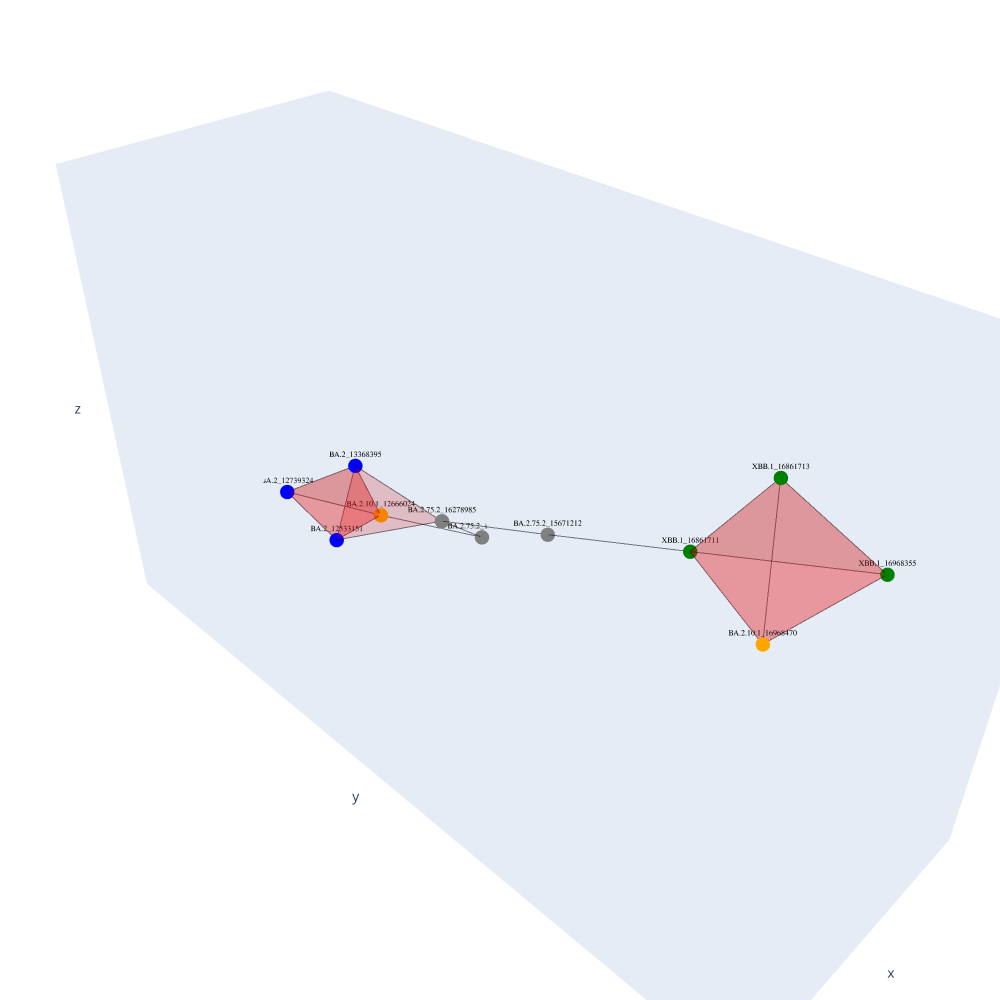

The notebook cell this image was saved under:
### Code cell
labels = [
    "BA.2.10.1_hCoV-19/Mexico/QUE-LANGEBIO_IMSS_14092/2023|EPI_ISL_16968470|2023-01-13",
    "BA.2.75.2_hCoV-19/Mexico/CMX_IBT_IMSS_9908/2022|EPI_ISL_15671212|2022-10-07",
    "BA.2.10.1_hCoV-19/Mexico/HID-INMEGEN-70-132/2022|EPI_ISL_12666024|2022-05-01",
    "BA.2.75.2_hCoV-19/Mexico/CMX-INMEGEN-95-310/2022|EPI_ISL_16278985|2022-12-12",
    "BA.2.75.2_hCoV-19/Mexico/MEX-INMEGEN-92x-18/2022|EPI_ISL_15608996|2022-09-25",
    "BA.2_hCoV-19/Mexico/BCN_CIAD-IMSS_202201050913/2022|EPI_ISL_12533151|2022-04-19",
    "BA.2_hCoV-19/Mexico/MEX_InDRE_FB13911_E_S13150/2022|EPI_ISL_12739324|2022-04-16",
    "BA.2_hCoV-19/Mexico/SIN_CIAD-MZT_HJ6105/2022|EPI_ISL_13368395|2022-05-25",
    "XBB.1_hCoV-19/Mexico/TAM_LANGEBIO_IMSS_13849/2022|EPI_ISL_16861713|2022-12-19",
    "XBB.1_hCoV-19/Mexico/TAM_LANGEBIO_IMSS_13854/2022|EPI_ISL_16861711|2022-12-19",
    "XBB.1_hCoV-19/Mexico/VER-LANGEBIO_IMSS_13979/2023|EPI_ISL_16968355|2023-01-23"
]
print("Visualizing 3D simplicial complex at filtration time 58")
visualize_simplicial_complex(simplex_tree, 58, vertex_names=format_labels(labels))

### Figure 1 — Plotly figure (JSON) as saved in the notebook; plotly's stock layout.template omitted (floating-point values rounded to 4 significant figures)
{"data": [{"hoverinfo": "none", "line": {"color": "rgba(0, 0, 0, 0.5)", "width": 2}, "mode": "lines", "type": "scatter3d", "x": [0.3696, 0.166, null, 0.3696, 0.2474, null, 0.3696, 0.1364, null, 0.02921, -0.1011, null, 0.02921, 0.166, null, -0.261, -0.3646, null, -0.261, -0.012, null, -0.261, -0.1416, null, -0.261, -0.06831, null, -0.1011, -0.1416, null, -0.1011, -0.012, null, -0.1011, -0.3646, null, -0.012, -0.06831, null, -0.012, -0.1416, null, -0.06831, -0.1416, null, 0.2474, 0.166, null, 0.2474, 0.1364, null, 0.166, 0.1364, null], "y": [0.9403, 0.6617, null, 0.9403, 0.8573, null, 0.9403, 1, null, 0.2053, -0.2811, null, 0.2053, 0.6617, null, -0.7367, -0.4073, null, -0.7367, -0.625, null, -0.7367, -0.6839, null, -0.7367, -0.9307, null, -0.2811, -0.6839, null, -0.2811, -0.625, null, -0.2811, -0.4073, null, -0.625, -0.9307, null, -0.625, -0.6839, null, -0.9307, -0.6839, null, 0.8573, 0.6617, null, 0.8573, 1, null, 0.6617, 1, null], "z": [0.4712, 0.3776, null, 0.4712, 0.6645, null, 0.4712, 0.5021, null, 0.09902, -0.185, null, 0.09902, 0.3776, null, -0.4822, -0.4448, null, -0.4822, -0.3825, null, -0.4822, -0.2225, null, -0.4822, -0.3974, null, -0.185, -0.2225, null, -0.185, -0.3825, null, -0.185, -0.4448, null, -0.3825, -0.3974, null, -0.3825, -0.2225, null, -0.3974, -0.2225, null, 0.6645, 0.3776, null, 0.6645, 0.5021, null, 0.3776, 0.5021, null]}, {"hoverinfo": "text", "hovertext": ["BA.2.10.1_16968470", "BA.2.75.2_15671212", "BA.2.10.1_12666024", "BA.2.75.2_16278985", "BA.2.75.2_15608996", "BA.2_12533151", "BA.2_12739324", "BA.2_13368395", "XBB.1_16861713", "XBB.1_16861711", "XBB.1_16968355"], "marker": {"color": ["orange", "gray", "orange", "gray", "gray", "blue", "blue", "blue", "green", "green", "green"], "size": 5}, "mode": "markers", "type": "scatter3d", "x": [0.3696, 0.02921, -0.261, -0.1011, -0.3646, -0.012, -0.06831, -0.1416, 0.2474, 0.166, 0.1364], "y": [0.9403, 0.2053, -0.7367, -0.2811, -0.4073, -0.625, -0.9307, -0.6839, 0.8573, 0.6617, 1], "z": [0.4712, 0.09902, -0.4822, -0.185, -0.4448, -0.3825, -0.3974, -0.2225, 0.6645, 0.3776, 0.5021]}, {"hoverinfo": "none", "mode": "text", "text": ["BA.2.10.1_16968470", "BA.2.75.2_15671212", "BA.2.10.1_12666024", "BA.2.75.2_16278985", "BA.2.75.2_15608996", "BA.2_12533151", "BA.2_12739324", "BA.2_13368395", "XBB.1_16861713", "XBB.1_16861711", "XBB.1_16968355"], "textfont": {"color": "black", "family": "Arial Black", "size": 8}, "textposition": "top center", "type": "scatter3d", "x": [0.3696, 0.02921, -0.261, -0.1011, -0.3646, -0.012, -0.06831, -0.1416, 0.2474, 0.166, 0.1364], "y": [0.9403, 0.2053, -0.7367, -0.2811, -0.4073, -0.625, -0.9307, -0.6839, 0.8573, 0.6617, 1], "z": [0.4712, 0.09902, -0.4822, -0.185, -0.4448, -0.3825, -0.3974, -0.2225, 0.6645, 0.3776, 0.5021]}, {"color": "red", "opacity": 0.2, "type": "mesh3d", "x": [0.3696, 0.2474, 0.166, 0.3696], "y": [0.9403, 0.8573, 0.6617, 0.9403], "z": [0.4712, 0.6645, 0.3776, 0.4712]}, {"color": "red", "opacity": 0.2, "type": "mesh3d", "x": [0.3696, 0.2474, 0.1364, 0.3696], "y": [0.9403, 0.8573, 1, 0.9403], "z": [0.4712, 0.6645, 0.5021, 0.4712]}, {"color": "red", "opacity": 0.2, "type": "mesh3d", "x": [0.3696, 0.166, 0.1364, 0.3696], "y": [0.9403, 0.6617, 1, 0.9403], "z": [0.4712, 0.3776, 0.5021, 0.4712]}, {"color": "red", "opacity": 0.2, "type": "mesh3d", "x": [-0.261, -0.012, -0.06831, -0.261], "y": [-0.7367, -0.625, -0.9307, -0.7367], "z": [-0.4822, -0.3825, -0.3974, -0.4822]}, {"color": "red", "opacity": 0.2, "type": "mesh3d", "x": [-0.261, -0.012, -0.1416, -0.261], "y": [-0.7367, -0.625, -0.6839, -0.7367], "z": [-0.4822, -0.3825, -0.2225, -0.4822]}, {"color": "red", "opacity": 0.2, "type": "mesh3d", "x": [-0.261, -0.06831, -0.1416, -0.261], "y": [-0.7367, -0.9307, -0.6839, -0.7367], "z": [-0.4822, -0.3974, -0.2225, -0.4822]}, {"color": "red", "opacity": 0.2, "type": "mesh3d", "x": [-0.1011, -0.012, -0.1416, -0.1011], "y": [-0.2811, -0.625, -0.6839, -0.2811], "z": [-0.185, -0.3825, -0.2225, -0.185]}, {"color": "red", "opacity": 0.2, "type": "mesh3d", "x": [-0.012, -0.06831, -0.1416, -0.012], "y": [-0.625, -0.9307, -0.6839, -0.625], "z": [-0.3825, -0.3974, -0.2225, -0.3825]}, {"color": "red", "opacity": 0.2, "type": "mesh3d", "x": [0.2474, 0.166, 0.1364, 0.2474], "y": [0.8573, 0.6617, 1, 0.8573], "z": [0.6645, 0.3776, 0.5021, 0.6645]}], "layout": {"height": 1000, "margin": {"b": 0, "l": 0, "r": 0, "t": 0}, "scene": {"aspectmode": "auto", "aspectratio": {"x": 0.6245, "y": 1.642, "z": 0.9752}, "xaxis": {"showgrid": false, "showticklabels": false, "type": "linear", "zeroline": false}, "yaxis": {"showgrid": false, "showticklabels": false, "type": "linear", "zeroline": false}, "zaxis": {"showgrid": false, "showticklabels": false, "type": "linear", "zeroline": false}}, "showlegend": false, "width": 1000}}
